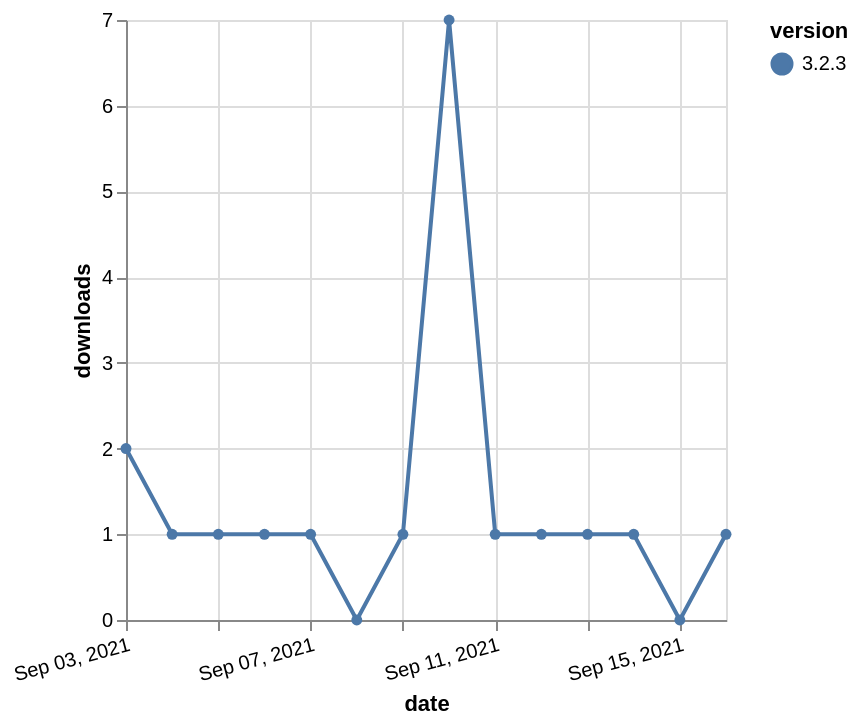

Write a Vega-Lite specification for this figure.
### Vega-Lite specification from a JSON file in a GitHub repository (floating-point values rounded to 4 significant figures)
{"$schema": "https://vega.github.io/schema/vega-lite/v5.json", "description": "A simple bar chart with embedded data.", "data": {"values": [{"date": "2021-09-03", "total": 526, "delta": 2, "version": "3.2.3"}, {"date": "2021-09-04", "total": 527, "delta": 1, "version": "3.2.3"}, {"date": "2021-09-05", "total": 528, "delta": 1, "version": "3.2.3"}, {"date": "2021-09-06", "total": 529, "delta": 1, "version": "3.2.3"}, {"date": "2021-09-07", "total": 530, "delta": 1, "version": "3.2.3"}, {"date": "2021-09-08", "total": 530, "delta": 0, "version": "3.2.3"}, {"date": "2021-09-09", "total": 531, "delta": 1, "version": "3.2.3"}, {"date": "2021-09-10", "total": 538, "delta": 7, "version": "3.2.3"}, {"date": "2021-09-11", "total": 539, "delta": 1, "version": "3.2.3"}, {"date": "2021-09-12", "total": 540, "delta": 1, "version": "3.2.3"}, {"date": "2021-09-13", "total": 541, "delta": 1, "version": "3.2.3"}, {"date": "2021-09-14", "total": 542, "delta": 1, "version": "3.2.3"}, {"date": "2021-09-15", "total": 542, "delta": 0, "version": "3.2.3"}, {"date": "2021-09-16", "total": 543, "delta": 1, "version": "3.2.3"}]}, "width": "container", "mark": {"type": "line", "point": {"filled": true}}, "encoding": {"x": {"field": "date", "type": "temporal", "timeUnit": "yearmonthdate", "title": "date", "axis": {"labelAngle": -15}}, "y": {"field": "delta", "type": "quantitative", "title": "downloads"}, "color": {"field": "version", "type": "nominal"}, "tooltip": {"field": "delta"}}}
